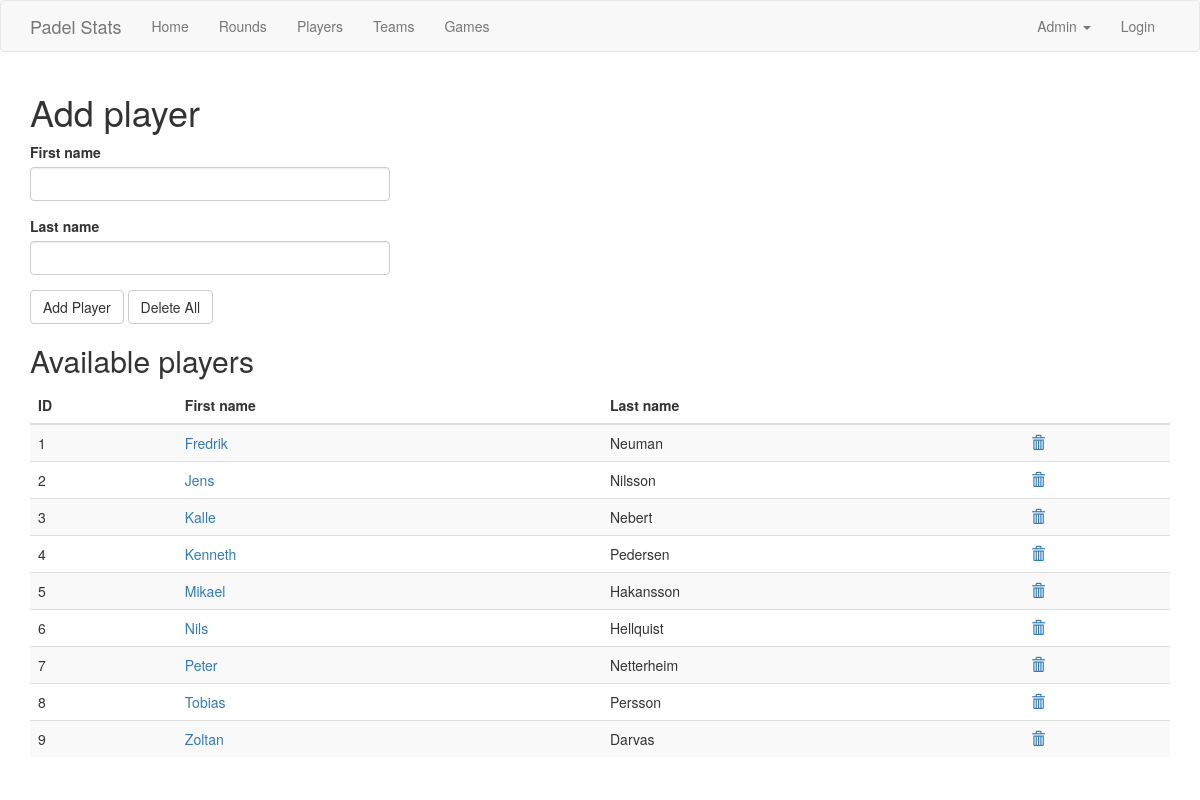
Page /addplayer on the committed database.
### app/models.py (models this page shows, shortened)
class Player(db.Model):
	id = db.Column(db.Integer, primary_key=True)
	firstname = db.Column(db.String(32), index=True)
	lastname = db.Column(db.String(32), index=True)
	teams = db.relationship('Team', primaryjoin="or_(Player.id==Team.player1_id, Player.id==Team.player2_id)", lazy='dynamic')

### app/routes.py (the view, shortened to what this page needs)
@app.route('/addplayer', methods=['GET', 'POST'])
def addplayer():
    form = AddPlayerForm()
    players = Player.query.all()
    return render_template('addplayer.html', title='Add new player', form=form, players=players)

### app/forms.py
class AddPlayerForm(FlaskForm):
	firstname = StringField('First name', validators=[DataRequired()])
	lastname = StringField('Last name', validators=[DataRequired()])
	submit = SubmitField('Add Player')
	delete = SubmitField('Delete All')

### app/templates/addplayer.html
{% extends "base.html" %}
{% import 'bootstrap/wtf.html' as wtf %}
{% block app_content %}
	<h1>Add player</h1>
	<div class="row">
		<div class="col-md-4">
			{{ wtf.quick_form(form) }}
		</div>
	</div>
	<div>
		<h2>Available players</h2>
		<table class="table table-striped">
			<thead>
				<th>ID</th>
				<th>First name</th>
				<th>Last name</th>
				<th></th>
			</thead>
			<tbody>
				{% for player in players %}
				<tr>
					<td>{{ player.id }}</td>
					<td><a href="{{ url_for('player', firstname=player.firstname) }}">{{ player.firstname }}</a></td>
					<td>{{ player.lastname }}</td>
					<td><a href="#"><i class="glyphicon glyphicon-trash"></i></a></td>
				</tr>
				{% endfor %}
			</tbody>
		</table>
	</div>
{% endblock %}

### rows in the picture
Player: id "1", firstname "Fredrik", lastname "Neuman"
Player: id "2", firstname "Jens", lastname "Nilsson"
Player: id "3", firstname "Kalle", lastname "Nebert"
Player: id "4", firstname "Kenneth", lastname "Pedersen"
Player: id "5", firstname "Mikael", lastname "Hakansson"
Player: id "6", firstname "Nils", lastname "Hellquist"
Player: id "7", firstname "Peter", lastname "Netterheim"
Player: id "8", firstname "Tobias", lastname "Persson"
Player: id "9", firstname "Zoltan", lastname "Darvas"
